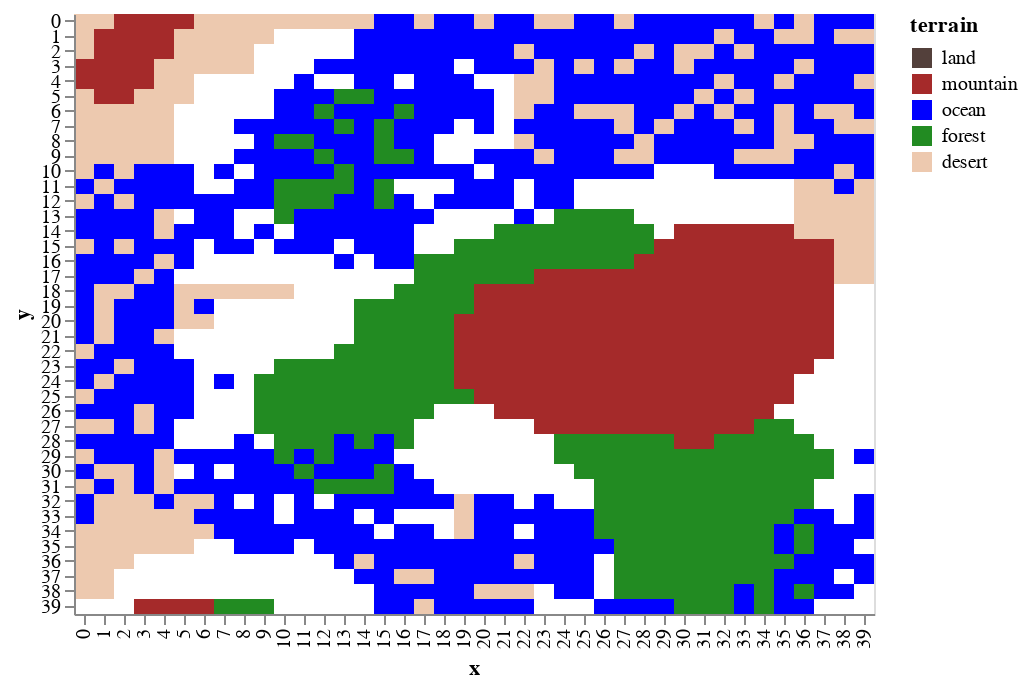

Here is the notebook cell this chart was saved with:
### Markdown cell above
The amount of rainfal in the world determines if the area will become a forest or a desert. This can be set from the `landscape` parameters.

### Code cell
world.df_features['terrain'] = world.df_features.apply(lambda x: w.set_ecology(x,landscape),axis =1 )
draw.drawterrainadvanced(world.df_features)

### Figure 1 — Vega-Lite specification as saved in the notebook (floating-point values rounded to 4 significant figures; data arrays with more than 128 entries replaced by an {"elided": "..."} marker saying what was removed)
{"$schema": "https://vega.github.io/schema/vega-lite/v2.6.0.json", "config": {"view": {"height": 300, "width": 400}}, "data": {"name": "data-bef2c563aaeaa472508f13e5c7d846f6"}, "datasets": {"data-bef2c563aaeaa472508f13e5c7d846f6": {"elided": "1600 records"}}, "encoding": {"color": {"field": "terrain", "scale": {"domain": ["land", "mountain", "ocean", "forest", "desert"], "range": ["#53403B", "brown", "blue", "#228b22", "#edc9af"]}, "type": "nominal"}, "x": {"field": "x", "type": "ordinal"}, "y": {"field": "y", "type": "ordinal"}}, "mark": "rect"}
